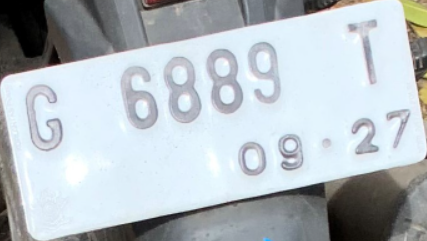
#> input picture testEasyocr.png, 427 x 241 px
$ python testOCR.py
#> lines starting #> are read from the running program, lines starting #| are printed output that depends on the picture; after the words box and inside, x2 and y2 are one past the last pixel; in counts of white or black regions, pixels touching at a corner belong together
# [8 lines of commented-out code are left out]

import cv2

# read the image in colored format
# img = cv2.imread('testEasyOCR.png')

# # convert to grayscale
# gray = cv2.cvtColor(img, cv2.COLOR_BGR2GRAY)

# # apply binary thresholding
# thresh = cv2.threshold(gray, 140, 255, cv2.THRESH_BINARY | cv2.THRESH_OTSU)[1]


# # save the binary image
# cv2.imwrite('output2.png', thresh)
from PIL import Image
from PIL import ImageEnhance

def deskew(image):
    """Deskew an image using its contours."""
    # Find contours in the image
    contours = cv2.findContours(image, cv2.RETR_LIST, cv2.CHAIN_APPROX_SIMPLE)[-2]

    # Find the largest contour
    largest_contour = max(contours, key=cv2.contourArea)

    # Find the orientation of the largest contour
    _, _, angle = cv2.minAreaRect(largest_contour)

    # Rotate the image to correct the skew
    if angle < -45:
        angle = -(90 + angle)
    else:
        angle = -angle
    (h, w) = image.shape[:2]
    center = (w // 2, h // 2)
    M = cv2.getRotationMatrix2D(center, angle, 1.0)
    rotated = cv2.warpAffine(image, M, (w, h), flags=cv2.INTER_CUBIC, borderMode=cv2.BORDER_REPLICATE)
    return rotated


# Open image
#img = Image.open("testEasyocr.png")
img = cv2.imread('testEasyocr.png')
#> img is the input picture: shape (241, 427, 3); mean B, G, R 195.2, 189.5, 181

# Convert the image to grayscale
gray = cv2.cvtColor(img, cv2.COLOR_BGR2GRAY)

# Apply a binary threshold to obtain a binary image
_, binary = cv2.threshold(gray, 0, 255, cv2.THRESH_BINARY_INV+cv2.THRESH_OTSU)
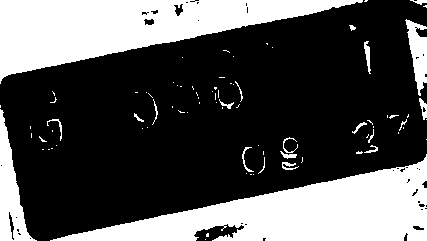
#> binary: shape (241, 427); 32.3% white; 84 white regions (62 under 20 px)
img = deskew(binary)
#> in deskew, `contours = cv2.findContours(image, cv2.RETR_LIST, cv2.CHAIN_APPROX_SIM..`: contours = 120 contours, 99 with area under 20; largest, box (x1, y1, x2, y2) and area: (50, 154, 427, 241) 14514, (0, 0, 363, 84) 14020, (0, 109, 37, 241) 1950, (405, 19, 427, 96) 824, (8, 211, 15, 241) 84
#> in deskew, `largest_contour = max(contours, key=cv2.contourArea)`: largest_contour = contour of 283 points, box (x1, y1, x2, y2) (50, 154, 427, 241), area 14514
#> in deskew, `_, _, angle = cv2.minAreaRect(largest_contour)`: angle = -90
#> in deskew, `angle = -(90 + angle)`: angle = 0
#> in deskew, `M = cv2.getRotationMatrix2D(center, angle, 1.0)`: M = [[1, 0, 0], [0, 1, 0]]
cv2.imwrite('Result.png', img)
# [7 lines of commented-out code are left out]
